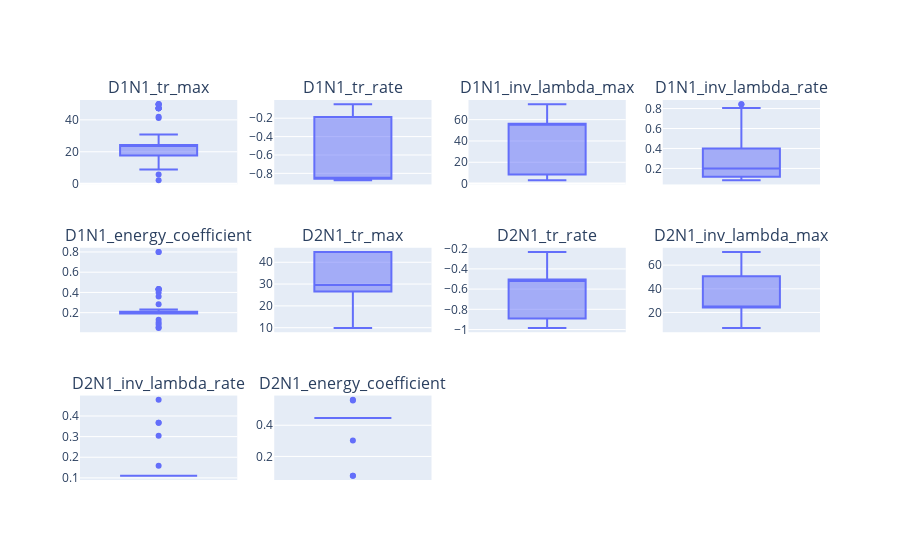

The code cell stored with this chart in its notebook:
### Markdown cell above
Finaly here is the result :

### Code cell
viewer.box_plot(4)
